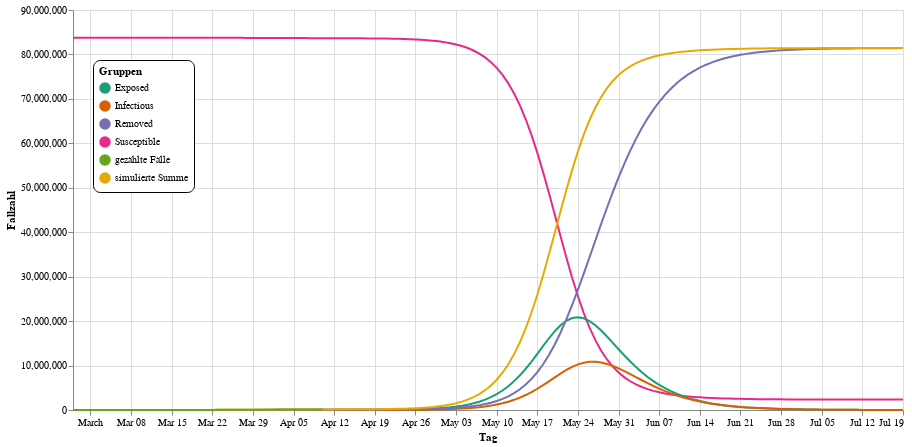

Here is the notebook cell this chart was saved with:
### Markdown cell above
Die flache Kurve zeigt, dass es dank der aktuellen Einschränkungen nur wenige gleichzeitige Infektionen geben wird. Das Gesundheitssystem wird mit einem so flachen Peak fertig werden.

Spektakulärer wird die Kurve, wenn die Einschränkungen am 20. April enden würden, was $R_{0}$ auf den Wert vor dem 20. März erhöht:

### Code cell
plot(prediction(prediction_days=100, r3=r0, r4=r0), legendY=50)

### Figure 1 — Vega-Lite specification as saved in the notebook (floating-point values rounded to 4 significant figures; data arrays with more than 128 entries replaced by an {"elided": "..."} marker saying what was removed)
{"config": {"view": {"continuousWidth": 400, "continuousHeight": 300}}, "layer": [{"mark": {"type": "line", "point": false}, "encoding": {"color": {"type": "nominal", "field": "Typ", "legend": {"cornerRadius": 7, "fillColor": "white", "legendX": 20, "legendY": 50, "orient": "none", "padding": 6, "strokeColor": "black", "title": "Gruppen"}, "scale": {"scheme": "dark2"}}, "x": {"type": "temporal", "field": "Tag", "title": "Tag"}, "y": {"type": "quantitative", "field": "Fallzahl", "title": "Fallzahl"}}}, {"mark": "point", "encoding": {"opacity": {"value": 0}, "x": {"type": "temporal", "field": "Tag", "title": "Tag"}}, "selection": {"selector003": {"type": "single", "nearest": true, "on": "mouseover", "fields": ["Tag"], "empty": "none"}}}, {"mark": "point", "encoding": {"color": {"type": "nominal", "field": "Typ", "legend": {"cornerRadius": 7, "fillColor": "white", "legendX": 20, "legendY": 50, "orient": "none", "padding": 6, "strokeColor": "black", "title": "Gruppen"}, "scale": {"scheme": "dark2"}}, "opacity": {"condition": {"value": 1, "selection": "selector003"}, "value": 0}, "x": {"type": "temporal", "field": "Tag", "title": "Tag"}, "y": {"type": "quantitative", "field": "Fallzahl", "title": "Fallzahl"}}}, {"mark": {"type": "rule", "color": "gray"}, "encoding": {"x": {"type": "temporal", "field": "Tag", "title": "Tag"}}, "transform": [{"filter": {"selection": "selector003"}}]}, {"mark": {"type": "text", "align": "left", "dx": 4, "dy": -8}, "encoding": {"color": {"type": "nominal", "field": "Typ", "legend": {"cornerRadius": 7, "fillColor": "white", "legendX": 20, "legendY": 50, "orient": "none", "padding": 6, "strokeColor": "black", "title": "Gruppen"}, "scale": {"scheme": "dark2"}}, "text": {"condition": {"type": "quantitative", "field": "Fallzahl", "selection": "selector003"}, "value": " "}, "x": {"type": "temporal", "field": "Tag", "title": "Tag"}, "y": {"type": "quantitative", "field": "Fallzahl", "title": "Fallzahl"}}}, {"mark": {"type": "text", "align": "left", "dx": 4, "dy": -8}, "encoding": {"color": {"value": "gray"}, "text": {"condition": {"type": "temporal", "field": "Tag", "selection": "selector003"}, "value": " "}, "x": {"type": "temporal", "field": "Tag", "title": "Tag"}, "y": {"value": 16}}, "transform": [{"filter": {"selection": "selector003"}}]}], "data": {"name": "data-2f7ebba6783a0c9f68405829a9675bed"}, "height": 400, "width": 830, "$schema": "https://vega.github.io/schema/vega-lite/v4.8.1.json", "datasets": {"data-2f7ebba6783a0c9f68405829a9675bed": {"elided": "764 records"}}}
